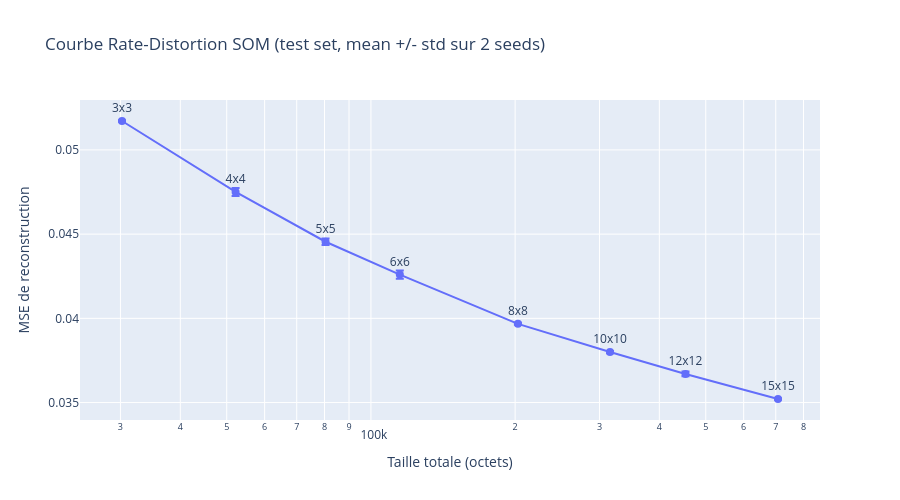

Here is the notebook cell this chart was saved with:
### Code cell
fig = go.Figure()
fig.add_trace(go.Scatter(
    x=[r["total_bytes"] for r in som_rd_results],
    y=[r["mse_mean"] for r in som_rd_results],
    error_y=dict(type="data", array=[r["mse_std"] for r in som_rd_results], visible=True),
    mode="lines+markers+text",
    text=[r["grid"] for r in som_rd_results],
    textposition="top center",
    name="SOM",
    marker=dict(size=8)
))
fig.update_layout(
    title="Courbe Rate-Distortion SOM (test set, mean +/- std sur 2 seeds)",
    xaxis_title="Taille totale (octets)",
    yaxis_title="MSE de reconstruction",
    xaxis_type="log",
    width=900, height=500
)
fig.show()

### Figure 1 — Plotly figure (JSON) as saved in the notebook; plotly's stock layout.template omitted (floating-point values rounded to 4 significant figures)
{"data": [{"error_y": {"array": [5.067e-05, 0.0002391, 0.0001934, 0.0002412, 6.067e-05, 6.476e-05, 0.0001395, 4.619e-05], "type": "data", "visible": true}, "marker": {"size": 8}, "mode": "lines+markers+text", "name": "SOM", "text": ["3x3", "4x4", "5x5", "6x6", "8x8", "10x10", "12x12", "15x15"], "textposition": "top center", "type": "scatter", "x": [30224, 52176, 80400, 114896, 202704, 315600, 453584, 707600], "y": [0.05172, 0.0475, 0.04455, 0.0426, 0.03967, 0.038, 0.0367, 0.03521]}], "layout": {"height": 500, "title": {"text": "Courbe Rate-Distortion SOM (test set, mean +/- std sur 2 seeds)"}, "width": 900, "xaxis": {"title": {"text": "Taille totale (octets)"}, "type": "log"}, "yaxis": {"title": {"text": "MSE de reconstruction"}}}}
